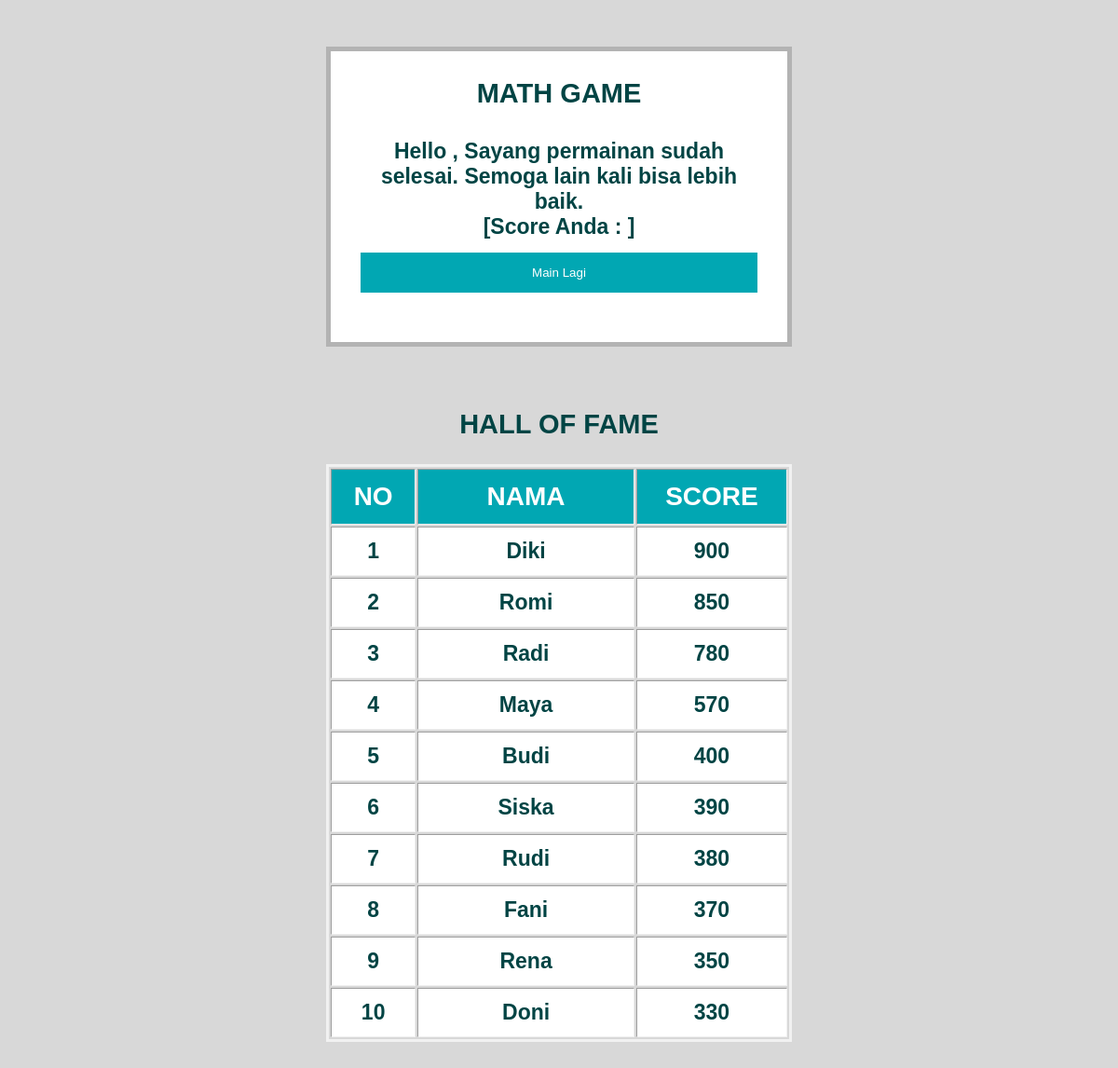
Screenshot of /gameover.php with the database file from the repository.
### tables this page shows
CREATE TABLE `datapemain` (
  `id` int(255) NOT NULL,
  `nama` varchar(30) NOT NULL,
  `email` varchar(50) NOT NULL,
  `score` varchar(255) NOT NULL
);

### gameover.php (the view, shortened to what this page needs)
<?php
include "koneksi.php";
?>
<!DOCTYPE html>
<html>
<head>
	<link rel="stylesheet" type="text/css" href="main.css">
</head>
<body>
<form action="index.php" method="post">
<div class="container">
    <label><h2>Math Game<h2><label>
    <label><h3> Hello <?php echo $_SESSION["nama"];?>, Sayang permainan sudah selesai. Semoga lain kali bisa lebih baik.<br>
    [Score Anda : <?php echo $_SESSION['score'];?>]<h3><label>
    <button type="submit">Main Lagi</button>
</div>
</form>
<br>
<br>
<br>
<h2>Hall Of Fame<h2>
<table width = 500px align = center border = 3 cellpadding = 7>
<tr class="head" >
    <th width = 90 px><h4>No<h4></th>
    <th width = 300 px><h4>Nama<h4></th>
    <th width = 170 px><h4>Score<h4></th>
</tr>
<?php
$result=mysqli_query($koneksi, "SELECT * FROM datapemain ORDER BY score DESC");
$no=1;
foreach($result as $row){
        echo "<tr class ='isi'>
        <td><h1>  $no <h1></td>
        <td><h1>".$row['nama']. "<h1></td>
        <td><h1>".$row['score']."<h1></td>
        </tr>";
        $no++;
        if ($no>10) {
        break;
        }
    }
?>
</table>
<br>
</body>
</html>

### main.css (style rules this page uses)
body { background-color: rgb(216, 216, 216); }
form { font-family: arial; width: 500px; margin: auto; }
h2 { color: rgb(0, 68, 68); font-size: 29px; text-align : center; font-family: helvetica; text-transform: uppercase; padding: 3px; margin-bottom: 20px; margin-top: 10px; }
h3 { font-size: 23px; text-transform: none; margin:6px; color: rgb(0, 68, 68); }
h4 { font-size: 28px; margin:6px; }
.container { margin-top: 50px; background-color: white; padding: 16px; border: 5px solid #b3b3b3; }
label { color:#5e5e5e; text-transform: uppercase; }
button { background-color: #01a7b3; color: white; padding: 14px 20px; margin: 8px 0; border: none; cursor: pointer; width: 97%; }
table { border: solid #f1f1f1; }
h1 { text-transform: none; font-size: 23px; margin: 5px; }
.head { background-color: #01a7b3; color: white; }
.isi { background-color: #ffffff; }

### rows the page displays
datapemain: nama "Diki", score "900"
datapemain: nama "Romi", score "850"
datapemain: nama "Radi", score "780"
datapemain: nama "Maya", score "570"
datapemain: nama "Budi", score "400"
datapemain: nama "Siska", score "390"
datapemain: nama "Rudi", score "380"
datapemain: nama "Fani", score "370"
datapemain: nama "Rena", score "350"
datapemain: nama "Doni", score "330"
